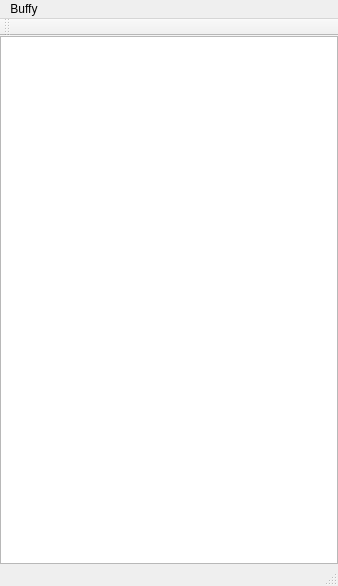
<?xml version="1.0" encoding="UTF-8"?>
<ui version="4.0">
 <class>Buffy</class>
 <widget class="QMainWindow" name="Buffy">
  <property name="geometry">
   <rect>
    <x>0</x>
    <y>0</y>
    <width>338</width>
    <height>586</height>
   </rect>
  </property>
  <property name="windowTitle">
   <string>Buffy</string>
  </property>
  <widget class="QWidget" name="centralWidget">
   <layout class="QVBoxLayout" name="verticalLayout">
    <property name="leftMargin">
     <number>0</number>
    </property>
    <property name="topMargin">
     <number>0</number>
    </property>
    <property name="rightMargin">
     <number>0</number>
    </property>
    <property name="bottomMargin">
     <number>0</number>
    </property>
    <item>
     <widget class="QTableView" name="folders">
      <property name="showGrid">
       <bool>false</bool>
      </property>
      <property name="sortingEnabled">
       <bool>true</bool>
      </property>
      <property name="wordWrap">
       <bool>false</bool>
      </property>
      <attribute name="horizontalHeaderCascadingSectionResizes">
       <bool>false</bool>
      </attribute>
      <attribute name="horizontalHeaderDefaultSectionSize">
       <number>50</number>
      </attribute>
      <attribute name="horizontalHeaderStretchLastSection">
       <bool>true</bool>
      </attribute>
      <attribute name="verticalHeaderVisible">
       <bool>false</bool>
      </attribute>
     </widget>
    </item>
   </layout>
  </widget>
  <widget class="QMenuBar" name="menuBar">
   <property name="geometry">
    <rect>
     <x>0</x>
     <y>0</y>
     <width>338</width>
     <height>23</height>
    </rect>
   </property>
   <widget class="QMenu" name="menuBuffy">
    <property name="title">
     <string>Buffy</string>
    </property>
    <addaction name="action_Quit"/>
   </widget>
   <addaction name="menuBuffy"/>
  </widget>
  <widget class="QToolBar" name="mainToolBar">
   <attribute name="toolBarArea">
    <enum>TopToolBarArea</enum>
   </attribute>
   <attribute name="toolBarBreak">
    <bool>false</bool>
   </attribute>
  </widget>
  <widget class="QStatusBar" name="statusBar"/>
  <action name="action_Quit">
   <property name="text">
    <string>&amp;Quit</string>
   </property>
   <property name="toolTip">
    <string>Quit Buffy</string>
   </property>
   <property name="shortcut">
    <string>Ctrl+Q</string>
   </property>
  </action>
 </widget>
 <layoutdefault spacing="6" margin="11"/>
 <resources/>
 <connections/>
</ui>
